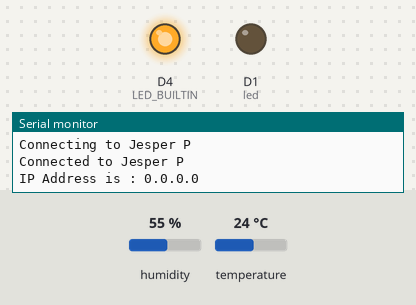
This sketch was run on a simulated ESP8266 (NodeMCU). Parts: output pins drawn as LEDs (lit = HIGH, except the on-board LED, lit = LOW), the last lines printed to the serial monitor. Inputs (shaded band) come from the test bench; at power-on: humidity 55 %, temperature 24 °C. WiFi joins after 1.5 s; servers stay silent unless stated; pins used as bus, display or sensor lines are not drawn.

Above: at 1.1 s.
At 5.7 s:
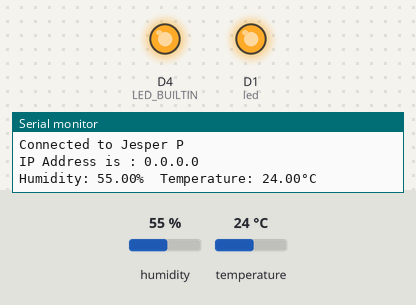
Timing chart, 0 to 7.2 s (numbered marks = the images above):
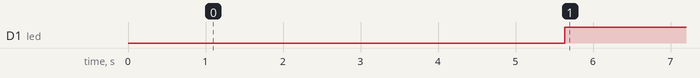

The sketch:

sketch_sep16a.ino
```cpp
/* Controlling LED using Firebase console by CircuitDigest(www.circuitdigest.com) */
#include <ESP8266WiFi.h>                                                // esp8266 library
#include <FirebaseArduino.h>                                             // firebase library
#include <DHT.h>                                                            // dht11 temperature and humidity sensor library

#define ledPin 5
#define wakePin 16
#define FIREBASE_HOST "bathroom-28f4f.firebaseio.com"                         // the project name address from firebase id
#define FIREBASE_AUTH "m7uvInuGgG4hqqyI91vuwlQtnqYkC5zsfciGhvFF"                  // the secret key generated from firebase
#define WIFI_SSID "Jesper P"                                         // input your home or public wifi name
#define WIFI_PASSWORD "metoo123"                                  //password of wifi ssid
#define DHTPIN D4                                                           // what digital pin we're connected to
#define DHTTYPE DHT11                                                       // select dht type as DHT 11 or DHT22
DHT dht(DHTPIN, DHTTYPE);


String fireStatus = "";                                                     // led status received from firebase
int led = D1;


void setup() {
  Serial.begin(9600);
  delay(1000);
  pinMode(LED_BUILTIN, OUTPUT);
  pinMode(led, OUTPUT);
  WiFi.begin(WIFI_SSID, WIFI_PASSWORD);                                     //try to connect with wifi
  Serial.print("Connecting to ");
  Serial.print(WIFI_SSID);

  Serial.println();
  Serial.print("Connected to ");
  Serial.println(WIFI_SSID);
  Serial.print("IP Address is : ");
  Serial.println(WiFi.localIP());                                            //print local IP address
  Firebase.begin(FIREBASE_HOST, FIREBASE_AUTH);                              // connect to firebase
  Firebase.setString("LED_STATUS", "OFF");
  dht.begin();                                                               //Start reading dht sensor
}

void loop() {

  if (WiFi.status() == WL_CONNECTED)  {
    digitalWrite(LED_BUILTIN, HIGH);                             // make bultin led ON
    digitalWrite(led, HIGH);                                    // make external led ON
    Firebase.setString("LED_STATUS", "ON");
  }

  else {
    digitalWrite(LED_BUILTIN, LOW);                             // make bultin led ON
    digitalWrite(led, LOW);                                    // make external led ON
    Firebase.setString("LED_STATUS", "OFF");
  }

  float h = dht.readHumidity();                                              // Reading temperature or humidity takes about 250 milliseconds!
  float t = dht.readTemperature();                                           // Read temperature as Celsius (the default)

  if (isnan(h) || isnan(t)) {                                                // Check if any reads failed and exit early (to try again).
    Serial.println(F("Failed to read from DHT sensor!"));
    return;
  }

  Serial.print("Humidity: ");  Serial.print(h);
  String fireHumid = String(h) + String("%");                                         //convert integer humidity to string humidity
  Serial.print("%  Temperature: ");  Serial.print(t);  Serial.println("°C ");
  String fireTemp = String(t) + String("°C");                                                     //convert integer temperature to string temperature
  delay(4000);

  Firebase.pushString("/DHT11/Humidity", fireHumid);                                  //setup path and send readings
  Firebase.pushString("/DHT11/Temperature", fireTemp);                                //setup path and send readings

}
```

Measured:
- by itself, D1 (led): LOW → HIGH at 5.6 s
